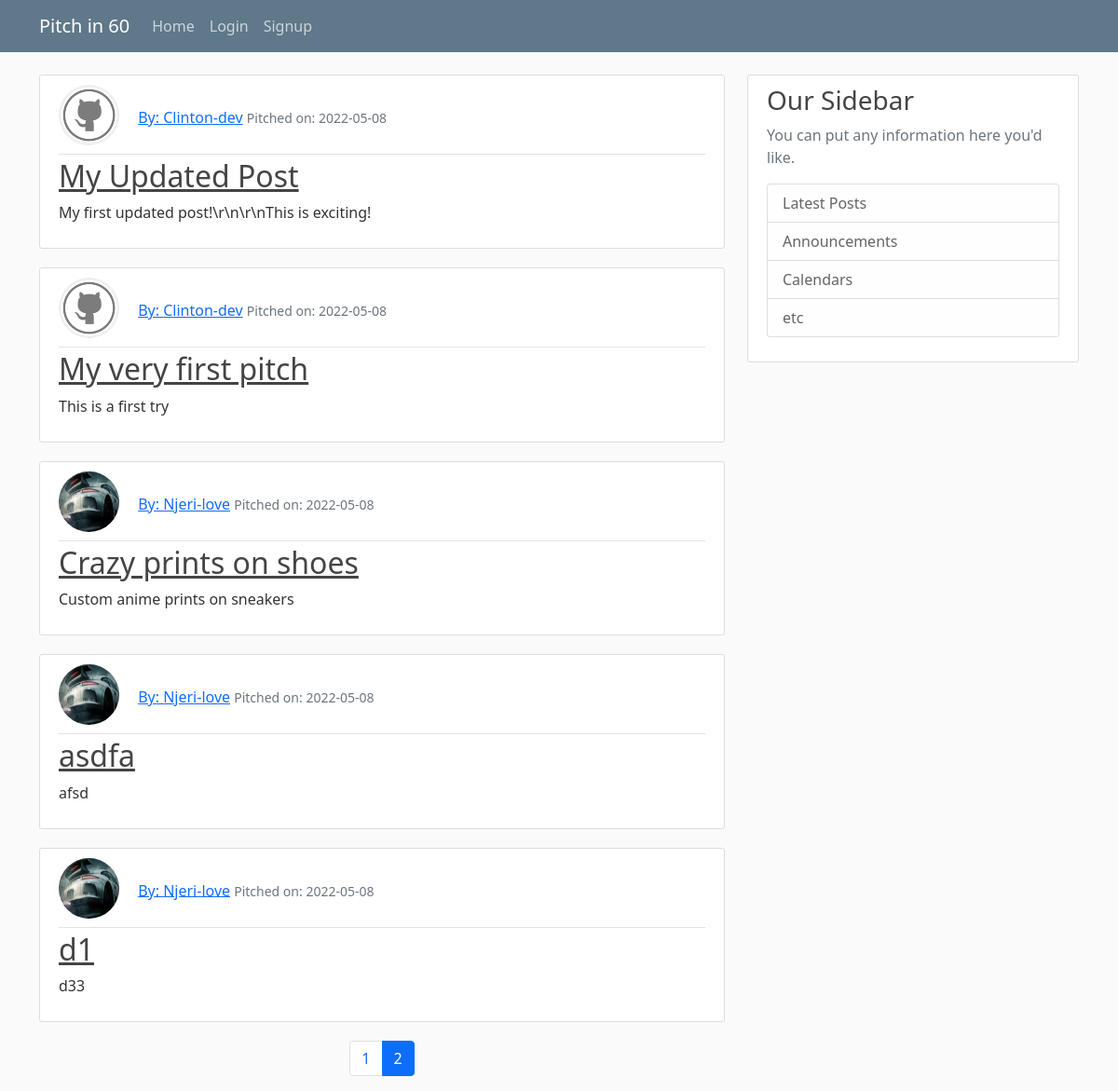
Screenshot of /?page=2 with the database file from the repository.
### pitch/models.py (models this page shows, shortened)
class Pitch(db.Model):
    id = db.Column(db.Integer, primary_key=True)
    title = db.Column(db.String(100), nullable=False)
    date_posted = db.Column(db.DateTime, nullable=False, default=datetime.utcnow)
    content = db.Column(db.Text, nullable=False)
    user_id = db.Column(db.Integer, db.ForeignKey('user.id'), nullable=False)

class User(db.Model, UserMixin):
    id = db.Column(db.Integer, primary_key=True)
    username = db.Column(db.String(20), unique=True, nullable=False)
    email = db.Column(db.String(120), unique=True, nullable=False)
    image_file = db.Column(db.String(20), nullable=False, default='default.png')
    password = db.Column(db.String(60), nullable=False)
    pitches = db.relationship('Pitch', backref='author', lazy=True)

### pitch/main/routes.py (the view)
@main.route("/")
def index():
    page = request.args.get('page', 1, type=int)
    pitches = Pitch.query.order_by(Pitch.date_posted.desc()).paginate(page=page, per_page=5)
    return render_template("home.html", pitches=pitches, title="Pitch in a min")

### pitch/templates/home.html
{% extends "layout.html" %}
{% block content %}
    {% for pitch in pitches.items %}
        <article class="media content-section">
          <div class="media-body">
            <div class="article-metadata">
                <img class="rounded-circle article-img mb-2" src="{{ url_for('static', filename='profile-pics/' + pitch.author.image_file) }}" alt="{{pitch.author.username}} profile image">
                <a class="mr-2" href="{{url_for('users.user_pitches',username=pitch.author.username)}}">By: {{ pitch.author.username }}</a>
                <small class="text-muted">Pitched on: {{ pitch.date_posted.strftime('%Y-%m-%d') }}</small>
            </div>
            <h2><a class="article-title" href="{{url_for('pitches.pitch', pitch_id=pitch.id)}}">{{ pitch.title}}</a></h2>
            <p class="article-content">{{ pitch.content }}</p>
          </div>
        </article>
    {% endfor %}
    <nav aria-label="Page navigation example">
      <ul class="pagination justify-content-center">
        {% for page_no in pitches.iter_pages(left_edge=1,right_edge=1, left_current=1,right_current=2)%}
            {% if page_no %}
              {% if pitches.page == page_no %}
                <li class="page-item active"><a class="page-link" href="{{url_for('main.index', page=page_no)}}">{{page_no}}</a></li>
              {% else %}
                <li class="page-item"><a class="page-link" href="{{url_for('main.index', page=page_no)}}">{{page_no}}</a></li>
              {% endif %}
            {% else%}
              <li class="page-item disabled">
                <a class="page-link" href="#" tabindex="-1" aria-disabled="true">...</a>
              </li>
            {% endif %}
        {% endfor %}
      </ul>
    </nav>
{% endblock content%}

### pitch/static/styles.css (style rules this page uses)
body { background: #fafafa; color: #333333; margin-top: 5rem; }
h1, h2, h3, h4, h5, h6 { color: #444444; }
.content-section { background: #ffffff; padding: 10px 20px; border: 1px solid #dddddd; border-radius: 3px; margin-bottom: 20px; }
.article-title { color: #444444; }
.article-content { white-space: pre-line; }
.article-img { height: 65px; width: 65px; margin-right: 16px; }
.article-metadata { padding-bottom: 1px; margin-bottom: 4px; border-bottom: 1px solid #e3e3e3 }

### rows the page displays
Pitch: image_file (picture), author.username "Clinton-dev", date_posted "2022-05-08", title "My Updated Post", content "My first updated post!\\r\\n\\r\\nThis is exciting!"
Pitch: image_file (picture), author.username "Clinton-dev", date_posted "2022-05-08", title "My very first pitch", content "This is a first try"
Pitch: image_file (picture), author.username "Njeri-love", date_posted "2022-05-08", title "Crazy prints on shoes", content "Custom anime prints on sneakers"
Pitch: image_file (picture), author.username "Njeri-love", date_posted "2022-05-08", title "asdfa", content "afsd"
Pitch: image_file (picture), author.username "Njeri-love", date_posted "2022-05-08", title "d1", content "d33"

### other values shown
{{ page_no }} "1"
{{ page_no }} "2"
